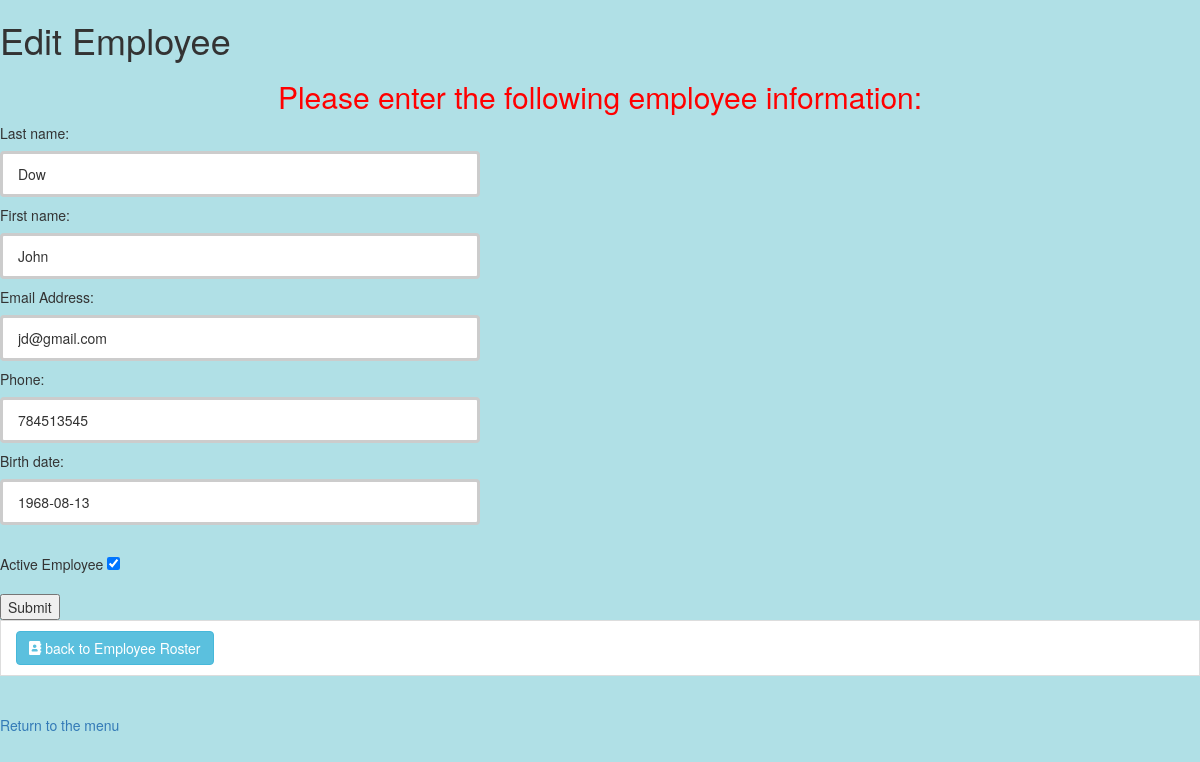
Screenshot of /editemployee.php?empnum=9 (signed in) with the database file from the repository.
### tables this page shows
CREATE TABLE `employee_list` (
  `EmpID` int(8) NOT NULL,
  `last_name` varchar(20) NOT NULL,
  `first_name` varchar(20) NOT NULL,
  `email` varchar(50) NOT NULL,
  `phone` varchar(15) NOT NULL,
  `birth` date NOT NULL,
  `Password` varchar(300) NOT NULL,
  `EmpActive` tinyint(1) NOT NULL
);

### editemployee.php (the view, shortened to what this page needs)
?><!DOCTYPE html>
<html>
<head>
<body style="background-color:powderblue;">
<link rel="stylesheet" type="text/css" href="mystyles.css">
  <link rel="stylesheet" href="https://maxcdn.bootstrapcdn.com/bootstrap/3.3.7/css/bootstrap.min.css">
</head>
<body>
<h1>Edit Employee</h1>
<?php
$editEmpnumber = $_GET['empnum'];
require_once('dbcreds.php');
try {
    $conn = new PDO("mysql:host=$servername;dbname=$dbname", $username, $password);
    $conn->setAttribute(PDO::ATTR_ERRMODE, PDO::ERRMODE_EXCEPTION);
	$empSQL = 'SELECT * from employee_list WHERE EmpID = ' . $editEmpnumber;
	$STH = $conn->query($empSQL);
	$STH->setFetchMode(PDO::FETCH_ASSOC);
	$empFound = false;
	if($emprow = $STH->fetch()) {
		$empFound = true;
		$empLastName = $emprow['last_name'];
		$empFirstName = $emprow['first_name'];
		$empEmail = $emprow['email'];
		$empPhone = $emprow['phone'];
		$empBirth = $emprow['birth'];
		$ActiveEmp = "";
		if($emprow['EmpActive']) $ActiveEmp=" Checked ";
		}
    }
catch(PDOException $e)
    {
    echo "DB failed: " . $e->getMessage();
    }
if($empFound) {
?>
<h2 style="font-size:15;" align="center"> <font color="red">Please enter the following employee information:</font></h2>
<form action="viewallemployees_datatables.php" method="post">
  Last name:<br>
  <input type="text" name="flastname" value="<?php echo $empLastName; ?>" >
  <br>
  First name:<br>
  <input type="text" name="ffirstname" value="<?php echo $empFirstName; ?>" >
  <br>
  Email Address:<br>
  <input type="text" name="femail" value="<?php echo $empEmail; ?>" >
  <br>
  Phone:<br>
  <input type="text" name="fphone" value="<?php echo $empPhone; ?>" >
  <br>
  Birth date:<br>
  <input type="text" name="fbirth" value="<?php echo $empBirth; ?>" >
  <br> <br>
  Active Employee
  <input type="checkbox" name="factiveemployee" value="" <?php echo $ActiveEmp; ?>>
  <br><br>
  <input type="submit" name="editemployeenow" value="Submit">
</form>
<?php
}
?>
  <a href="viewallemployees_datatables.php" class="list-group-item">
    <button type="button" class="btn btn-info">
    <i class="fas fa-address-book"></i></span> back to Employee Roster
    </button></a>
<br><br>
<a href="mainmenu.php">Return to the menu</a>
	<br><br>
</body>
</html>

### mystyles.css (style rules this page uses)
input[type=text] { width: 40%; padding: 10px 15px; margin: 8px 0; border-radius: 4px; box-sizing: border-box; border: 3px solid #ccc; -webkit-transition: 0.5s; transition: 0.5s; outline: none; }
body { background-color: PowderBlue; }

### rows the page displays
employee_list: flastname "Dow", ffirstname "John", femail "jd@gmail.com", fphone "784513545", fbirth "1968-08-13"
